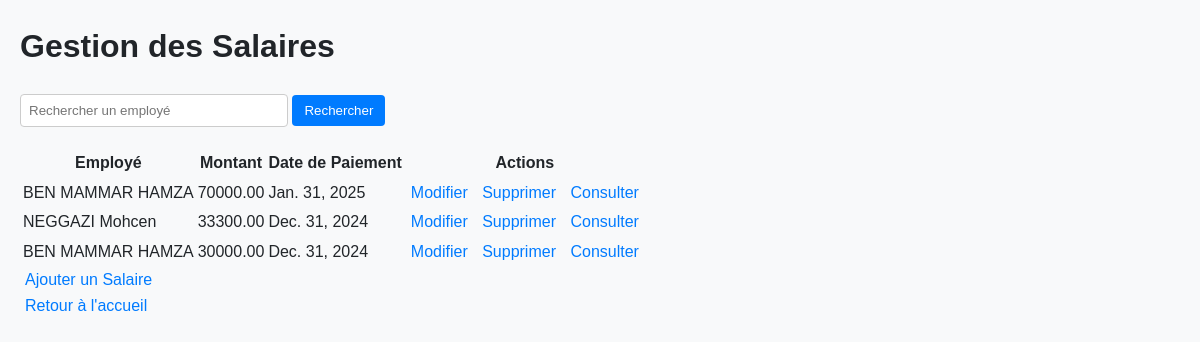
Page /salaires/ on the committed database.
### app1/models.py (models this page shows, shortened)
class Salaire(models.Model):
    employe = models.ForeignKey(Employe, on_delete=models.CASCADE, verbose_name="Employé")
    montant = models.DecimalField(max_digits=10, decimal_places=2, verbose_name="Montant", editable=False)
    date_paiement = models.DateField(verbose_name="Date de paiement")
    class Meta:
        verbose_name = "Salaire"
        verbose_name_plural = "Salaires"
        ordering = ['-date_paiement']
        constraints = [
            models.UniqueConstraint(
                fields=['employe', 'date_paiement'],
                name='unique_salaire_par_mois'
            )
        ]

class Employe(models.Model):
    HOMME = 'H'
    FEMME = 'F'
    SEXE_CHOICES = [
        (HOMME, 'Homme'),
        (FEMME, 'Femme'),
    ]
    nom = models.CharField(max_length=100, verbose_name="Nom")
    prenom = models.CharField(max_length=100, verbose_name="Prénom")
    date_naissance = models.DateField(verbose_name="Date de naissance")
    date_embauche = models.DateField(verbose_name="Date d'embauche")
    adresse = models.TextField(verbose_name="Adresse")
    service = models.ForeignKey(
        'Service',
        on_delete=models.SET_NULL,
        null=True,
        blank=True,
        verbose_name="Service"
    )
    competences = models.TextField(verbose_name="Compétences", blank=True)
    historique_professionnel = models.TextField(verbose_name="Historique professionnel", blank=True)
    sexe = models.CharField(
        max_length=1,
        choices=SEXE_CHOICES,
        verbose_name="Sexe",
        default=HOMME,  # Par défaut, l'employé est masculin
    )
    class Meta:
        verbose_name = "Employé"
        verbose_name_plural = "Employés"
        ordering = ['nom', 'prenom']  # Tri par nom puis prénom

### app1/views/salaire_views.py (the view)
# urls.py: path('salaires/', salaire_views.gestion_salaire, name='gestion_salaire'),
def gestion_salaire(request):
    employes = Employe.objects.all()
    salaires = Salaire.objects.select_related('employe').all()
    if 'search' in request.GET:
        search_query = request.GET['search']
        salaires = salaires.filter(employe__nom__icontains=search_query)
    context = {
        'employes': employes,
        'salaires': salaires,
    }
    return render(request, 'salaire_templates/gestion_salaire.html', context)

### app1/templates/salaire_templates/gestion_salaire.html (shortened to what this page needs)
{% load static %}
<!DOCTYPE html>
<html lang="en">
  <head>
    <link rel="stylesheet" href="{% static 'css/style.css' %}" />
  </head>
  <body>
    <h1>Gestion des Salaires</h1>
    <form method="get" action="">
      <input
        type="text"
        name="q"
        placeholder="Rechercher un employé"
        value="{{ query }}"
      />
      <button type="submit">Rechercher</button>
    </form>
    <table>
      <thead>
        <tr>
          <th>Employé</th>
          <th>Montant</th>
          <th>Date de Paiement</th>
          <th>Actions</th>
        </tr>
      </thead>
      <tbody>
        {% for salaire in salaires %}
        <tr>
          <td>{{ salaire.employe.nom }} {{ salaire.employe.prenom }}</td>
          <td>{{ salaire.montant }}</td>
          <td>{{ salaire.date_paiement }}</td>
          <td>
            <a href="{% url 'modifier_salaire' salaire.id %}">Modifier</a>
            <a href="{% url 'supprimer_salaire' salaire.id %}">Supprimer</a>
            <a href="{% url 'consulter_salaire' salaire.pk %}">Consulter</a>
          </td>
        </tr>
        {% endfor %}
      </tbody>
    </table>
    <a href="{% url 'ajouter_salaire' %}">Ajouter un Salaire</a>
    <div>
      <a href="{% url 'accueil' %}">Retour à l'accueil</a>
    </div>
  </body>
</html>

### app1/static/css/style.css (style rules this page uses)
body { font-family: Arial, sans-serif; margin: 0; padding: 0; background-color: #f8f9fa; color: #212529; }
body { font-family: Arial, sans-serif; margin: 20px; line-height: 1.6; }
a { color: #007BFF; text-decoration: none; margin: 0 5px; }
form { margin-bottom: 20px; }
form input[type="text"] { padding: 8px; width: 250px; border: 1px solid #ccc; border-radius: 4px; }
form button { padding: 8px 12px; background-color: #007BFF; color: white; border: none; border-radius: 4px; cursor: pointer; }

### rows in the picture
Salaire: employe.nom "BEN MAMMAR", employe.prenom "HAMZA", montant "70000.00", date_paiement "Jan. 31, 2025"
Salaire: employe.nom "NEGGAZI", employe.prenom "Mohcen", montant "33300.00", date_paiement "Dec. 31, 2024"
Salaire: employe.nom "BEN MAMMAR", employe.prenom "HAMZA", montant "30000.00", date_paiement "Dec. 31, 2024"
